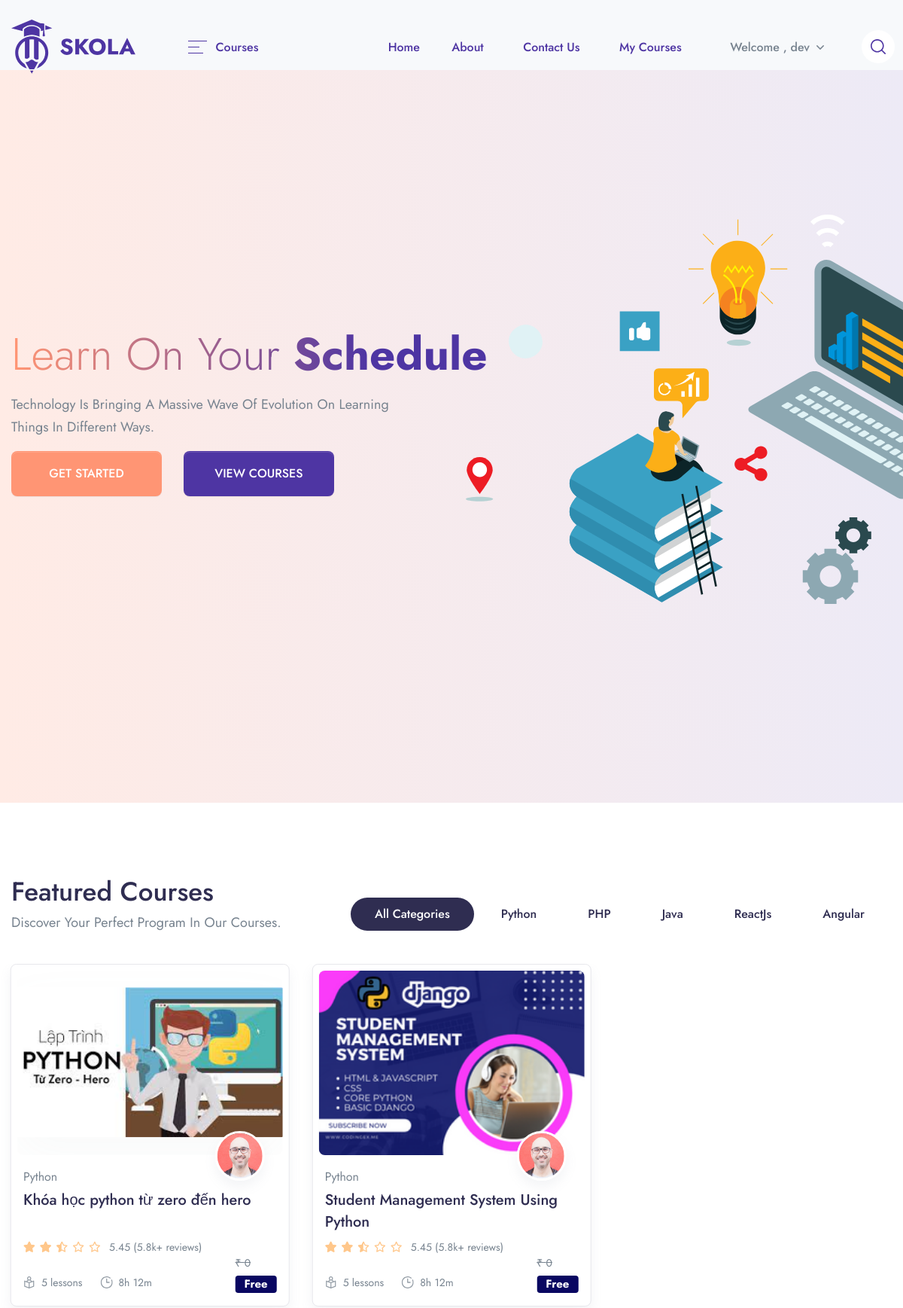
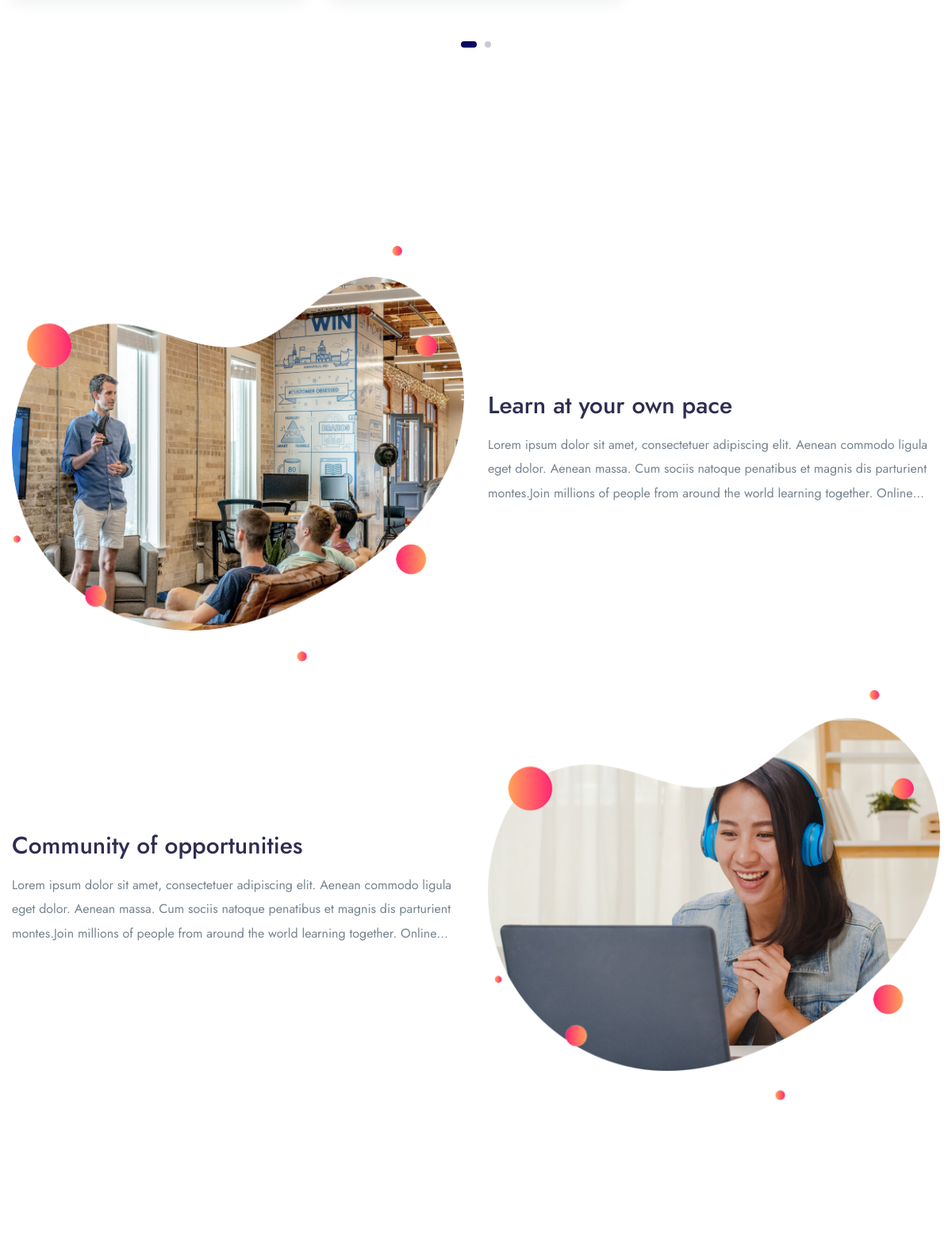
The app's page / (signed in, upper part) with its own data (2 pictures, top to bottom).
### app/models.py (models this page shows, shortened)
class Categories(models.Model):
    icon = models.CharField(max_length=200,null=True)
    name = models.CharField(max_length=200)
    def __str__(self):
        return self.name

class Course(models.Model):
    STATUS = (
        ('PUBLISH','PUBLISH'),
        ('DRAFT', 'DRAFT'),
    )
    featured_image = models.ImageField(upload_to="Media/featured_img",null=True)
    featured_video = models.CharField(max_length=300,null=True)
    title = models.CharField(max_length=500)
    created_at = models.DateField(auto_now_add=True)
    author = models.ForeignKey(Author,on_delete=models.CASCADE,null=True)
    category = models.ForeignKey(Categories,on_delete=models.CASCADE)
    level = models.ForeignKey(Level,on_delete=models.CASCADE,null=True)
    description = models.TextField()
    price = models.IntegerField(null=True,default=0)
    discount = models.IntegerField(null=True)
    language = models.ForeignKey(Language,on_delete=models.CASCADE, null=True)
    Deadline = models.CharField(max_length=100,null=True)
    slug = models.SlugField(default='', max_length=500, null=True, blank=True)
    status = models.CharField(choices=STATUS,max_length=100,null=True)
    Certificate = models.CharField(null=True,max_length=100)
    def get_absolute_url(self):
        from django.urls import reverse
        return reverse("course_details", kwargs={'slug': self.slug})

class Author(models.Model):
    author_profile = models.ImageField(upload_to="Media/author")
    name = models.CharField(max_length=100, null=True)
    about_author = models.TextField()

### LMS/views.py (the view)
# urls.py: path('', views.HOME, name='home'),
def HOME(request):
    category = Categories.objects.all().order_by('id')[0:5]
    course = Course.objects.filter(status='PUBLISH').order_by('-id')
    context = {
        'category': category,
        'course': course,
    }
    return render(request, 'Main/Home.html', context)

### app/templatetags/course_tags.py (called while the page is built)
@register.simple_tag
def discount_calculation(price, discount):
    if discount is None or discount is 0:
        return price
    sellprice = price
    sellprice = price - (price * discount / 100)
    return math.floor(sellprice)

### templates/Main/Home.html (shortened to what this page needs)
{% extends 'base.html' %}
{% load static %}
{% block content %}
{% load course_tags %}
<section class="py-13 pt-xl-14 mt-n13 pb-lg-12 bg-cover position-relative"
         style="background: linear-gradient(90deg, #FFEBE5 0.13%, #EDEAF6 100.01%);">
    <div class="container">
        <div class="row align-items-center">
            <div class="col-12 col-md-5 col-lg-5 order-md-2" data-aos="fade-in">
                <img src="{% static 'assets/img/illustrations/illustration-5.svg' %}"
                     class="img-fluid ms-xl-n11 mw-md-174 mb-6 mb-md-0" alt="...">
            </div>
            <div class="col-12 col-md-7 col-lg-7 order-md-1">
                <h1 class="display-2 text-gradient-1 text-capitalize" data-aos="fade-left" data-aos-duration="150">
                    Learn on your <span class="fw-bold">Schedule</span>
                </h1>
                <p class="lead pe-md-8 pe-xl-12 text-capitalize" data-aos="fade-up" data-aos-duration="200">
                    Technology is bringing a massive wave of evolution on learning things in different ways.
                </p>
                {% if user.is_authenticated and user.first_name == '' %}
                <a href="#pills-tabContent" class="btn btn-tangerine btn-wide rounded-lg mb-4 mb-md-0 me-md-5 text-w"
                   data-aos="fade-up" data-aos-duration="200">GET STARTED</a>
                 {% elif user.is_authenticated %}
                <a href="#pills-tabContent" class="btn btn-tangerine btn-wide rounded-lg mb-4 mb-md-0 me-md-5 text-w"
                   data-aos="fade-up" data-aos-duration="200">GET STARTED</a>
                 {% else %}
                 <a href="{% url 'login' %}" class="btn btn-tangerine btn-wide rounded-lg mb-4 mb-md-0 me-md-5 text-w"
                   data-aos="fade-up" data-aos-duration="200">GET STARTED</a>
                {% endif %}
                <a href="{% url 'single_course' %}" class="btn btn-gigas btn-wide rounded-lg d-none d-lg-inline-block"
                   data-aos="fade-up" data-aos-duration="200">VIEW COURSES</a>
            </div>
        </div>
    </div>
</section>
<section class="pt-5 pb-9 py-md-11 bg-white">
    <div class="container container-wd">
        {% if user.is_authenticated and user.first_name == '' %}
        <div class="row align-items-end mb-7">
            <div class="col-xl mb-5 mb-xl-0">
                <h1 class="mb-1">Featured Courses</h1>
                <p class="font-size-lg text-capitalize mb-0">Discover your perfect program in our courses.</p>
            </div>
            <div class="col-xl-auto">
                <div class="nav justify-content-lg-start justify-content-xl-center justify-content-center tab-nav-1"
                     id="pills-tab" role="tablist">
                    <a class="btn-sm btn-pill me-1 mb-1 text-dark fw-medium px-6 active" id="pills-all-tab"
                       data-bs-toggle="tab" href="#pills-all" role="tab" aria-controls="pills-all" aria-selected="true">
                        All Categories
                    </a>
                    {% for i in category %}
                    <a class="btn-sm btn-pill me-1 mb-1 text-dark fw-medium px-6" id="pills-art-tab"
                       data-bs-toggle="tab" href="#pills-{{i.id}}" role="tab" aria-controls="pills-{{i.id}}"
                       aria-selected="false">
                        {{i.name}}
                    </a>
                    {% endfor %}
                </div>
            </div>
        </div>
        <div class="tab-content flickity-tab" id="pills-tabContent">
            <div class="tab-pane fade show active" id="pills-all" role="tabpanel" aria-labelledby="pills-all-tab">
                <div class="mx-n4 flickity-button-outset"
                     data-flickity='{"pageDots": true, "prevNextButtons": true, "cellAlign": "left", "wrapAround": true, "imagesLoaded": true}'>
                    {% for i in course %}
                    <div class="col-12 col-md-6 col-xl-4 col-wd-3 pb-4 pb-md-7"
                         style="padding-right:15px;padding-left:15px;">
                        <div class="card border shadow p-2 rounded-lg sk-fade">
                            <div class="card-zoom position-relative">
                                <a href="{{i.get_absolute_url}}" class="card-img sk-thumbnail img-ratio-9 d-block">
                                    <img class="rounded shadow-light-lg" src="{{i.featured_image}}" alt="...">
                                </a>
                            </div>
                            <div class="card-footer px-2 pb-2 mb-1 pt-4 position-relative">
                                <a href="{{i.get_absolute_url}}" class="d-block">
                                    <div class="avatar avatar-xl badge-float position-absolute top-0 right-0 mt-n6 me-5 rounded-circle shadow border border-white border-w-lg">
                                        <img src="{{i.author.author_profile}}" alt="..."
                                             class="avatar-img rounded-circle">
                                    </div>
                                </a>
                                <a href="course-single-v5.html"><span class="mb-1 d-inline-block text-gray-800">{{i.category.name}}</span></a>
                                <div class="position-relative">
                                    <a href="{{i.get_absolute_url}}" class="d-block stretched-link"><h4
                                            class="line-clamp-2 h-md-48 h-lg-58 me-md-6 me-lg-10 me-xl-4 mb-2">
                                        {{i.title}}</h4></a>
                                    <div class="d-lg-flex align-items-end flex-wrap mb-n1">
                                        <div class="star-rating mb-2 mb-lg-0 me-lg-3">
                                            <div class="rating" style="width:50%;"></div>
                                        </div>
                                        <div class="font-size-sm">
                                            <span>5.45 (5.8k+ reviews)</span>
                                        </div>
                                    </div>
                                    <div class="row mx-n2 align-items-end">
                                        <div class="col px-2">
                                            <ul class="nav mx-n3">
                                                <li class="nav-item px-3">
                                                    <div class="d-flex align-items-center">
                                                        <div class="me-2 d-flex icon-uxs text-secondary">
                                                        </div>
                                                        <div class="font-size-sm">5 lessons</div>
                                                    </div>
                                                </li>
                                                <li class="nav-item px-3">
                                                    <div class="d-flex align-items-center">
                                                        <div class="me-2 d-flex icon-uxs text-secondary">
                                                        </div>
                                                        <div class="font-size-sm">8h 12m</div>
                                                    </div>
                                                </li>
                                            </ul>
                                        </div>
                                        {% if i.price == 0 %}
                                        <div class="col-auto px-2 text-right">
                                            <del class="font-size-sm">₹ {{i.price}}</del>
                                            <ins class="h4 mb-0 d-block mb-lg-n1"><a href="#"
                                                                                     class="badge badge-primary">Free</a>
                                            </ins>
                                        </div>
                                        {% endif %}
                                    </div>
                                </div>
                            </div>
                        </div>
                    </div>
                    {% endfor %}
                </div>
            </div>
        </div>
        {% else %}
        <h1 style="text-align: center;">vui lòng đăng nhập để xem khóa học</h1>
        {% endif %}
    </div>
</section>
<section class="py-5 py-md-8 bg-white">
    <div class="container container-wd">
        <div class="row align-items-center mb-6">
            <div class="col-md-6 order-2" data-aos="fade-left">
                <h2>Learn at your own pace</h2>
                <p class="line-clamp-3 line-height-md">Lorem ipsum dolor sit amet, consectetuer adipiscing elit. Aenean
                    commodo ligula eget dolor. Aenean massa. Cum sociis natoque penatibus et magnis dis parturient
                    montes.Join millions of people from around the world learning together. Online learning is as easy
                    and natural as chatting.</p>
            </div>
            <div class="col-md-6 order-1 mb-8 mb-md-0" data-aos="zoom-in">
                <img class="img-fluid" src="{% static 'assets/img/post/post-10.png' %}" alt="...">
            </div>
        </div>
        <div class="row align-items-center">
            <div class="col-md-6 order-2 order-md-1" data-aos="fade-right">
                <h2>Community of opportunities</h2>
                <p class="line-clamp-3 line-height-md">Lorem ipsum dolor sit amet, consectetuer adipiscing elit. Aenean
                    commodo ligula eget dolor. Aenean massa. Cum sociis natoque penatibus et magnis dis parturient
                    montes.Join millions of people from around the world learning together. Online learning is as easy
                    and natural as chatting.</p>
            </div>
            <div class="col-md-6 order-1 mb-8 mb-md-0 order-md-2 text-right" data-aos="zoom-in">
                <img class="img-fluid" src="{% static 'assets/img/post/post-11.png' %}" alt="...">
            </div>
        </div>
    </div>
</section>
{% endblock %}

### templates/components/header.html (shortened to what this page needs)
{% load static %}
<header class="navbar navbar-expand-xl navbar-light">
    <div class="container">
        <a class="navbar-brand" href="/">
            <img src="{% static 'assets/img/brand-gigas.svg' %}" class="navbar-brand-img" alt="...">
        </a>
        {% if user.is_authenticated and user.first_name == '' %}
        <ul class="navbar-nav navbar-vertical ms-xl-4 d-none d-xl-flex">
            <li class="nav-item dropdown">
                <a class="nav-link pb-4 mb-n4 px-0 pt-0" id="navbarVerticalMenu" data-bs-toggle="dropdown" href="#"
                   aria-haspopup="true" aria-expanded="false">
                    <div class="py-3 px-5 d-flex align-items-center">
                        <div class="me-3 ms-1 text-gigas d-flex">
                            <svg width="25" height="17" viewBox="0 0 25 17" xmlns="http://www.w3.org/2000/svg">
                                <rect width="25" height="1" fill="currentColor"/>
                                <rect y="8" width="15" height="1" fill="currentColor"/>
                                <rect y="16" width="20" height="1" fill="currentColor"/>
                            </svg>
                        </div>
                        <span class="text-gigas fw-medium me-1">Courses</span>
                    </div>
                </a>
            </li>
        </ul>
        {% endif %}
        <div class="collapse navbar-collapse z-index-lg" id="navbarCollapse">
            <ul class="navbar-nav ms-auto">
                <li class="nav-item dropdown dropdown-full-width ">
                    <a class="nav-link px-xl-4 text-gigas" href="{% url 'home' %}">
                        <span>Home</span>
                    </a>
                </li>
                <li class="nav-item dropdown dropdown-full-width">
                    <a class="nav-link text-gigas" href="{% url 'about_us' %}">
                        About
                    </a>
                </li>
                <li class="nav-item dropdown dropdown-full-width">
                    <a class="nav-link text-gigas" href="{% url 'contact_us' %}">
                        Contact Us
                    </a>
                </li>
                <li class="nav-item dropdown dropdown-full-width">
                    {% if user.is_authenticated and user.first_name == '' %}
                    <a class="nav-link text-gigas" href="{% url 'my_course' %}">
                        My Courses
                    </a>
                    {% elif user.is_authenticated %}
                    <a class="nav-link text-gigas" href="{% url 'my_course' %}">
                        My Courses
                    </a>
                    {% endif %}
                </li>
                {% if user.is_authenticated and user.first_name == '' %}
                <li class="nav-item dropdown border-0 px-1 px-md-3">
                    <a class="nav-link dropdown-toggle" id="user" data-bs-toggle="dropdown" href="#"
                       aria-haspopup="true" aria-expanded="false">
                        Welcome , {{user.username}}
                    </a>
                </li>
                {% else %}
                <li class="nav-item dropdown dropdown-full-width ">
                    <a class="nav-link px-xl-4 text-gigas" href="{% url 'login' %}">
                        <span>login</span>
                    </a>
                </li>
                {% endif %}
            </ul>
        </div>
        {% if user.is_authenticated and user.first_name == '' %}
        <ul class="navbar-nav flex-row ms-n4 ms-sm-auto ms-xl-0 me-n2 me-md-n4">
            <li class="nav-item border-0 px-1 px-md-3 d-none d-370-block d-xl-block">
                <a class="nav-link d-flex p-3 bg-white-all rounded-circle search-mobile text-gigas icon-xs"
                   data-bs-toggle="collapse" href="#collapseSearchMobile" role="button" aria-expanded="false"
                   aria-controls="collapseSearchMobile">
                </a>
            </li>
        </ul>
        {% endif %}
    </div>
</header>

### templates/components/footer.html (style rules this page uses)
.container { max-width: 1400px; padding-top: 0rem; padding-bottom: 8rem; margin-left: auto; margin-right: auto; }

### records on screen
Categories: name "Python"
Categories: name "PHP"
Categories: name "Java"
Categories: name "ReactJs"
Categories: name "Angular"
Course: featured_image (picture), author.author_profile (picture), category.name "Python", title "Khóa học python từ zero đến hero", price "0"
Course: featured_image (picture), author.author_profile (picture), category.name "Python", title "Student Management System Using Python", price "0"

### other values on screen
{{ user.username }} "dev"
